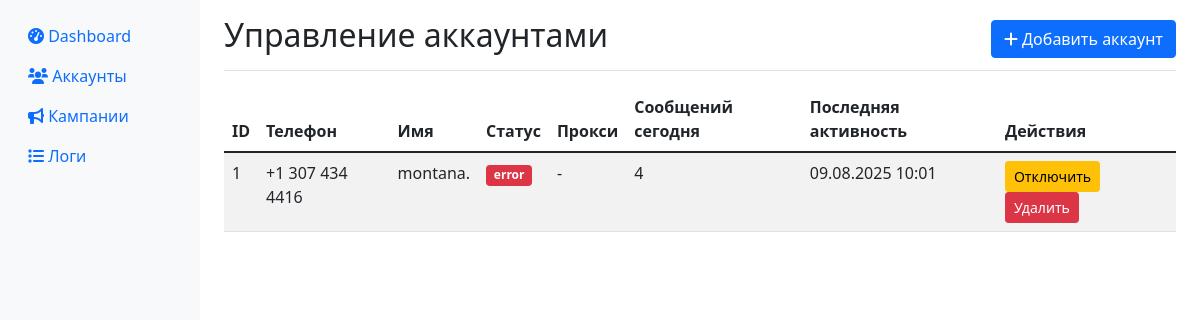
Page /accounts on the earlier database version.
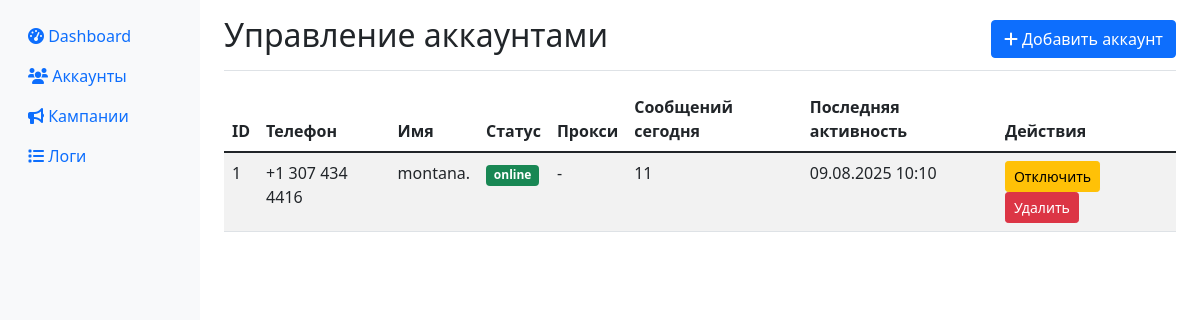
Same page on the later database version.
### app/database.py (models this page shows)
class Account(Base):
    __tablename__ = "accounts"
    id = Column(Integer, primary_key=True, index=True)
    phone = Column(String, unique=True, index=True)
    name = Column(String)
    status = Column(String, default="offline")  # online, offline, blocked, error
    session_data = Column(Text)  # зашифрованная сессия
    proxy = Column(String, nullable=True)
    created_at = Column(DateTime, default=datetime.utcnow)
    last_activity = Column(DateTime, default=datetime.utcnow)
    messages_sent_today = Column(Integer, default=0)
    messages_sent_hour = Column(Integer, default=0)
    last_message_time = Column(DateTime, nullable=True)
    is_active = Column(Boolean, default=True)

### app/web.py (the view)
@app.get("/accounts", response_class=HTMLResponse)
async def accounts_page(request: Request, db: Session = Depends(get_db)):
    accounts = db.query(Account).all()
    return templates.TemplateResponse("accounts.html", {
        "request": request,
        "accounts": accounts
    })

### templates/accounts.html (shortened to what this page needs)
{% extends "base.html" %}
{% block content %}
<div class="d-flex justify-content-between flex-wrap flex-md-nowrap align-items-center pt-3 pb-2 mb-3 border-bottom">
    <h1 class="h2">Управление аккаунтами</h1>
    <button class="btn btn-primary" data-bs-toggle="modal" data-bs-target="#addAccountModal">
        <i class="fas fa-plus"></i> Добавить аккаунт
    </button>
</div>
<div class="table-responsive">
    <table class="table table-striped">
        <thead>
            <tr>
                <th>ID</th>
                <th>Телефон</th>
                <th>Имя</th>
                <th>Статус</th>
                <th>Прокси</th>
                <th>Сообщений сегодня</th>
                <th>Последняя активность</th>
                <th>Действия</th>
            </tr>
        </thead>
        <tbody>
            {% for account in accounts %}
            <tr>
                <td>{{ account.id }}</td>
                <td>{{ account.phone }}</td>
                <td>{{ account.name or '-' }}</td>
                <td>
                    <span class="badge bg-{% if account.status == 'online' %}success{% elif account.status == 'offline' %}secondary{% elif account.status == 'error' %}danger{% else %}warning{% endif %}">
                        {{ account.status }}
                    </span>
                </td>
                <td>{{ account.proxy or '-' }}</td>
                <td>{{ account.messages_sent_today }}</td>
                <td>{{ account.last_activity.strftime('%d.%m.%Y %H:%M') if account.last_activity else '-' }}</td>
                <td>
                    <button class="btn btn-sm btn-{% if account.is_active %}warning{% else %}success{% endif %}"
                            onclick="toggleAccount({{ account.id }})">
                        {% if account.is_active %}Отключить{% else %}Включить{% endif %}
                    </button>
                    <button class="btn btn-sm btn-danger" onclick="deleteAccount({{ account.id }})">
                        Удалить
                    </button>
                </td>
            </tr>
            {% endfor %}
        </tbody>
    </table>
</div>
{% endblock %}

Differences in the rows shown:
changed Account "montana.": status "error" → "online"; messages_sent_today "4" → "11"; last_activity "09.08.2025 10:01" → "09.08.2025 10:10"
